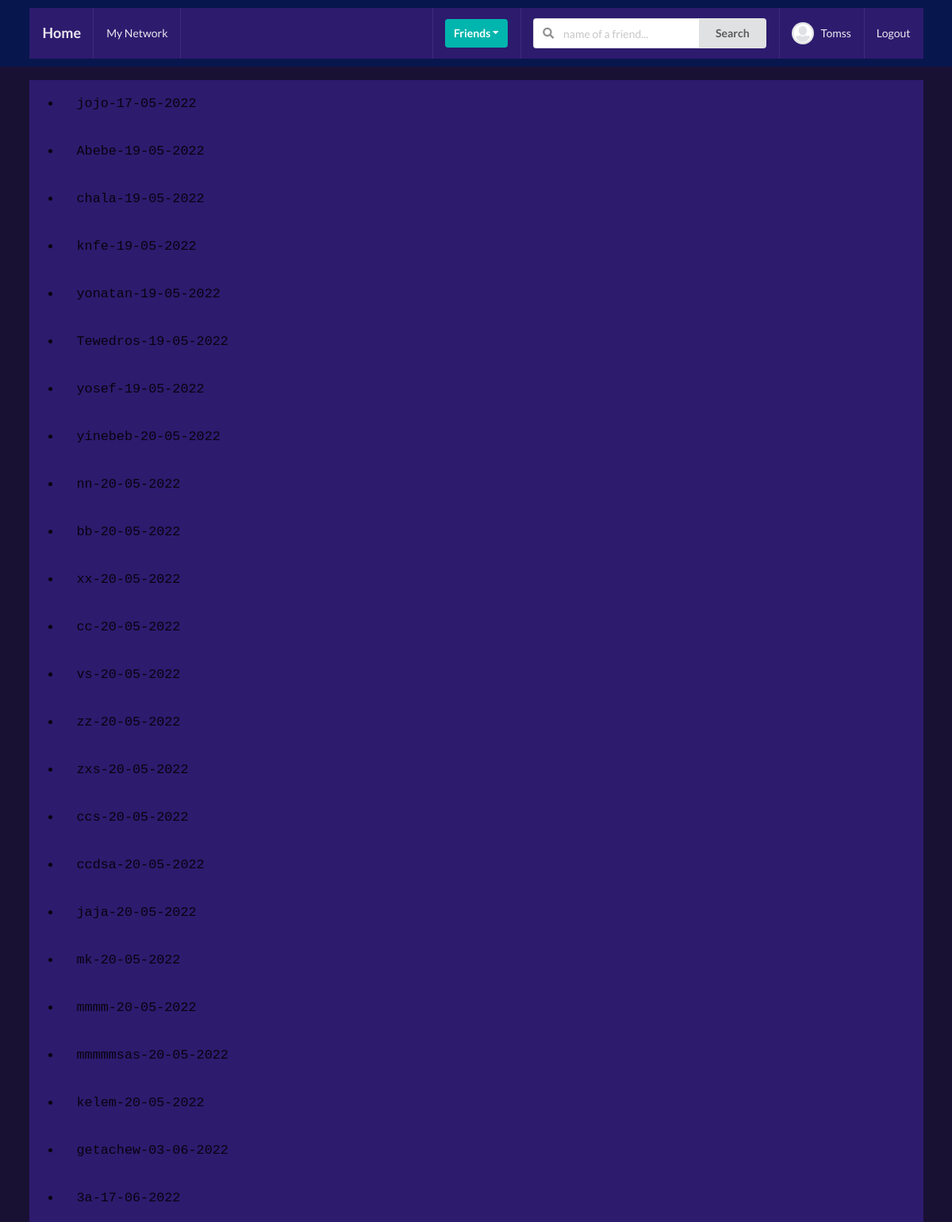
Screenshot of /profiles/to-invite/ (signed in) with the database file from the repository.
### profiles/models.py (models this page shows, shortened)
class Profile(models.Model):
    first_name = models.CharField(max_length=200, blank=True)
    last_name = models.CharField(max_length=200, blank=True)
    user = models.OneToOneField(User, on_delete=models.CASCADE)
    bio = models.TextField(default="no bio...", max_length=300)
    email = models.EmailField(max_length=200, blank=True)
    country = models.CharField(max_length=200, blank=True)
    avatar = models.ImageField(default='avatar.png', upload_to='avatars/')
    friends = models.ManyToManyField(User, blank=True, related_name='friends')
    slug = models.SlugField(unique=True, blank=True)
    updated = models.DateTimeField(auto_now=True)
    created = models.DateTimeField(auto_now_add=True)
    objects = ProfileManager()
    def __str__(self):
        return f"{self.user.username}-{self.created.strftime('%d-%m-%Y')}"
    __initial_first_name = None
    __initial_last_name = None
    def __init__(self, *args, **kwargs):
        super().__init__(*args, **kwargs)
        self.__initial_first_name = self.first_name
        self.__initial_last_name = self.last_name

### profiles/views.py (the view)
# urls.py: path('to-invite/', invite_profiles_list_view, name='invite-profiles-view'),
@login_required
def invite_profiles_list_view(request):
    user = request.user
    qs = Profile.objects.get_all_profiles_to_invite(user)
    context = {'qs': qs}
    return render(request, 'profiles/to_invite_list.html', context)

### profiles/context_processors.py (called while the page is built)
def profile_pic(request):
    if request.user.is_authenticated:
        profile_obj = Profile.objects.get(user=request.user)
        pic = profile_obj.avatar
        return {'picture':pic}
    return {}

def invatations_received_no(request):
    if request.user.is_authenticated:
        profile_obj = Profile.objects.get(user=request.user)
        qs_count = Relationship.objects.invatations_received(profile_obj).count()
        return {'invites_num':qs_count}
    return {}

### profiles/models.py (called while the page is built)
    def get_all_profiles_to_invite(self, sender):
        profiles = Profile.objects.all().exclude(user=sender)
        profile = Profile.objects.get(user=sender)
        qs = Relationship.objects.filter(Q(sender=profile) | Q(receiver=profile))
        print(qs)
        print("#########")
        accepted = set([])
        for rel in qs:
            if rel.status == 'accepted':
                accepted.add(rel.receiver)
                accepted.add(rel.sender)
        print(accepted)
        print("#########")
        available = [profile for profile in profiles if profile not in accepted]
        print(available)
        print("#########")
        return available

    def invatations_received(self, receiver):
        qs = Relationship.objects.filter(receiver=receiver, status='send')
        return qs

### profiles/templates/profiles/to_invite_list.html (shortened to what this page needs)
{% extends 'base.html' %}
{% block content %}
<ul style="font-family:'Courier New', Courier, monospace;font-size:larger">
    {% for item in qs %}
    <li style="padding: 20px;">{{item}}</li>
    {% endfor %}
</ul>
{% endblock content %}

### templates/base.html (shortened to what this page needs)
<!doctype html>
<html lang="en">
<head>
  {% load static %}
  <link rel="stylesheet" s type="text/css" href="{% static 'style.css' %}">
  <link rel="stylesheet" type='text/css'
    href="https://cdnjs.cloudflare.com/ajax/libs/semantic-ui/2.2.14/semantic.min.css">
</head>
<body style="background-color: #191134 !important;">
  {% include 'main/navbar.html' %}
  <div class=" ui container">
    {% block content %}
    {% endblock content %}
  </div>
</body>
</html>

### templates/main/navbar.html (shortened to what this page needs)
{% url 'home-view' as path_to_home %}
{% url 'posts:main-post-view' as path_to_posts %}
{% url 'profiles:my-profile-view' as path_to_my_profile %}
<div style="background-color:rgb(8, 22, 78) !important;position:relative !important; "
    class="ui inverted menu nav mb-7">
    <div class="ui container">
        <a href="{{path_to_home}}" class="{% if request.path == path_to_home %}active{% endif %} item">
            <h3>Home</h3>
        </a>
        {% if request.user.is_authenticated %}
        <a href="{{path_to_posts}}" class="{% if request.path == path_to_posts %}active{% endif %} item">
            My Network
        </a>
        {% endif %}
        <div class="right menu">
            {% if request.user.is_authenticated %}
            <div class="item">
                <div class="ui floating dropdown icon button teal"> Friends
                    <i class="dropdown icon"></i>
                </div>
            </div>
            <div class="item">
                <form action="" method="GET">
                    <div class="ui action left icon input">
                        <input class="prompt" type="text" name='q' placeholder="name of a friend...">
                        <button type='submit' class="ui button">Search</button>
                    </div>
                </form>
            </div>
            <a href="{{path_to_my_profile}}" class="{% if request.path == path_to_my_profile %}active{% endif %} item">
                <img src={{picture.url}} class="ui avatar image">&nbsp;
                {{ request.user }}
            </a>
            <a href="{% url 'logout' %}" class="ui item">
                Logout
            </a>
            {% else %}
            <a href="{% url 'login' %}" class="ui item">
                Login | Signup
            </a>
            {% endif %}
        </div>
    </div>
</div>

### static_project/style.css (style rules this page uses)
body { background: #c19494 !important; }
.nav { border-radius: 0px !important; padding: 10px 0 10px 0 !important; background-color: #050a3a !important; }
.mb-7 { margin-bottom: 7px !important; }
.container { background-color: #2d1b6e !important; }

### rows the page displays
Profile: user+created "jojo-17-05-2022"
Profile: user+created "Abebe-19-05-2022"
Profile: user+created "chala-19-05-2022"
Profile: user+created "knfe-19-05-2022"
Profile: user+created "yonatan-19-05-2022"
Profile: user+created "Tewedros-19-05-2022"
Profile: user+created "yosef-19-05-2022"
Profile: user+created "yinebeb-20-05-2022"
Profile: user+created "nn-20-05-2022"
Profile: user+created "bb-20-05-2022"
Profile: user+created "xx-20-05-2022"
Profile: user+created "cc-20-05-2022"
Profile: user+created "vs-20-05-2022"
Profile: user+created "zz-20-05-2022"
Profile: user+created "zxs-20-05-2022"
Profile: user+created "ccs-20-05-2022"
Profile: user+created "ccdsa-20-05-2022"
Profile: user+created "jaja-20-05-2022"
Profile: user+created "mk-20-05-2022"
Profile: user+created "mmmm-20-05-2022"
Profile: user+created "mmmmmsas-20-05-2022"
Profile: user+created "kelem-20-05-2022"
Profile: user+created "getachew-03-06-2022"
Profile: user+created "3a-17-06-2022"

### other values shown
{{ request.user }} "Tomss"
